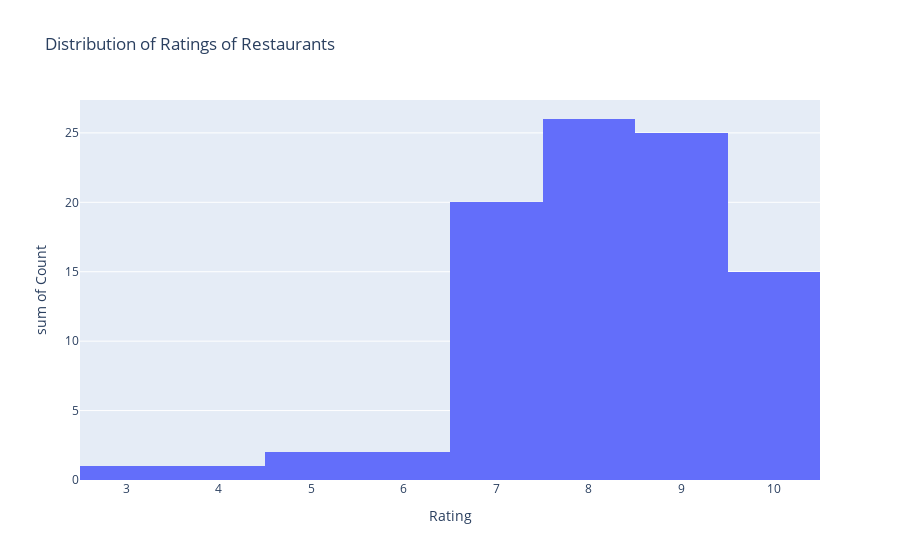

Notebook code cell kept with this figure:
### Code cell
ratings_count = df['Ratings'].value_counts().reset_index()

ratings_count.columns = ['Rating', 'Count']

ratings_count = ratings_count.sort_values('Count', ascending=False).reset_index(drop=True)

fig3 = px.histogram(ratings_count, x = 'Rating', y = 'Count',
             title = 'Distribution of Ratings of Restaurants',
             labels = {'value' : 'Frequency'})
fig3.update_traces(textposition='inside')
fig3.update_layout(uniformtext_minsize=8) 
fig3.show()

### Figure 1 — Plotly figure (JSON) as saved in the notebook; plotly's stock layout.template omitted (floating-point values rounded to 4 significant figures)
{"data": [{"alignmentgroup": "True", "bingroup": "x", "histfunc": "sum", "hovertemplate": "Rating=%{x}<br>sum of Count=%{y}<extra></extra>", "legendgroup": "", "marker": {"color": "#636efa", "pattern": {"shape": ""}}, "name": "", "offsetgroup": "", "orientation": "v", "showlegend": false, "textposition": "inside", "type": "histogram", "x": [9.2, 7.7, 9.7, 9.9, 8.6, 8.2, 8.4, 6.9, 9.3, 7.4, 7.9, 7.2, 7, 10, 7.8, 9.4, 8.7, 8.3, 8, 6.7, 7.3, 5, 6.8, 7.1, 7.5, 8.1, 8.5, 6.2, 5.6, 9.5, 4, 3.4], "xaxis": "x", "y": [13, 7, 7, 4, 4, 4, 4, 3, 3, 3, 3, 3, 3, 3, 2, 2, 2, 2, 2, 2, 2, 2, 2, 2, 1, 1, 1, 1, 1, 1, 1, 1], "yaxis": "y"}], "layout": {"barmode": "relative", "legend": {"tracegroupgap": 0}, "title": {"text": "Distribution of Ratings of Restaurants"}, "uniformtext": {"minsize": 8}, "xaxis": {"anchor": "y", "domain": [0, 1], "title": {"text": "Rating"}}, "yaxis": {"anchor": "x", "domain": [0, 1], "title": {"text": "sum of Count"}}}}
